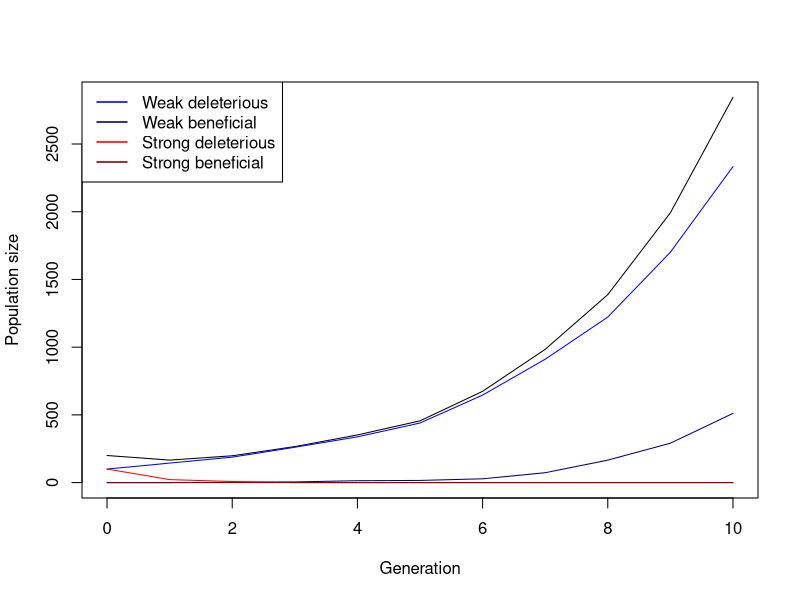

This figure's R source:
## ---- chunk 1
# Function for simulating one Generation in the Population
simulate_one_gen <- function(N_wd, N_wb, N_sd, N_sb, decay_rate_wm, decay_rate_sm, s_wm, s_sm, m_rate_wm, m_rate_sm) {
  
  # draw Offspring according to Poisson Distribution
  offsp_wd <- rpois(1, N_wd * (1-decay_rate_wm-s_wm))
  offsp_wb <- rpois(1, N_wb * (1-decay_rate_wm+s_wm))
  offsp_sd <- rpois(1, N_sd * (1-decay_rate_sm-s_sm))
  offsp_sb <- rpois(1, N_sb * (1-decay_rate_sm+s_sm))
  # draw changing Mutants according to Poisson Distribution
  mut_wd_to_wb <- rpois(1, offsp_wd * m_rate_wm)
  mut_sd_to_sb <- rpois(1, offsp_sd * m_rate_sm)
  mut_wb_to_wd <- rpois(1, offsp_wb * m_rate_wm)
  mut_sb_to_sd <- rpois(1, offsp_sb * m_rate_sm)
  
  # determine new Population Sizes of all four Mutants (2 versions of weak Mutations   and 2   versions of strong Mutations)
  N_wd_new <- max(offsp_wd - mut_wd_to_wb, 0)+(offsp_wd + mut_wb_to_wd)
  N_wb_new <- max(offsp_wb - mut_wb_to_wd, 0)+(offsp_wb + mut_wd_to_wb)
  N_sd_new <- max(offsp_sd - mut_sd_to_sb, 0)+(offsp_sd + mut_sb_to_sd)
  N_sb_new <- max(offsp_sb - mut_sb_to_sd, 0)+(offsp_sb + mut_sd_to_sb)
  
 return(c(N_wd_new, N_wb_new, N_sd_new, N_sb_new))
}
# Test the Function
print(simulate_one_gen(N_wd=50, N_wb=0, N_sd=50, N_sb=0, decay_rate_wm=0.1, decay_rate_sm=0.2, s_wm=0.2, s_sm=0.4, m_rate_wm=0.1, m_rate_sm=0.1))
## ---- chunk 2
# Simulation runs until the 100th Generation
max_gen=1000
simulate_pop <- function(init_wd, init_wb,  init_sd, init_sb, decay_rate_wm, decay_rate_sm, s_wm, s_sm, m_rate_wm, m_rate_sm, max_gen) {
  # Create the Vector in which to save the Results
  pop_vector <- c(init_wd,init_wb, init_sd, init_sb)
  # initiate the variables
  pop_new <- c(init_wd, init_wb, init_sd, init_sb)
  
  # run the Simulation until Generation max_gen
  for (i in 1:(max_gen + 1)) {
    # redefine the current Population one Generation later
    pop_new <- simulate_one_gen(pop_new[1],pop_new[2],pop_new[3],pop_new[4], decay_rate_wm, decay_rate_sm, s_wm, s_sm, m_rate_wm, m_rate_sm)
    # add the new Population Sizes to the Output Vector
    pop_vector <- rbind(pop_vector,pop_new)
    # Condition to stop the Simulation before max_gen: either the Population exceeds 1.5         Times the Original Population Size, or it goes extinct
    if ((sum(pop_new) >= 10 * sum(c(init_wd, init_wb, init_sd, init_sb))) || sum(pop_new) == 0)
      break

}
  
  # Define the Row and Column Names of the Output Vector
  rownames(pop_vector) <- (0:max_gen)[1:length(pop_vector[,1])] # Note that the Vector has to be cut if the Simulation stopped early
  colnames(pop_vector) <- c("wd","wb", "sd", "sb")
  # return the Result
  return(pop_vector)	
}


# Test the Function and plot the Result
# set max_gen to a Value to be used througout
max_gen <- 1000
# create your Simulation Data
output <- simulate_pop(init_wd=100, init_wb=0,  init_sd=100, init_sb=0, decay_rate_wm=0.2, decay_rate_sm=0.4, s_wm=0.1, s_sm=0.4, m_rate_wm=0.01, m_rate_sm=0.1,max_gen)
# show the last few Lines of the Data Table
print(tail(output))
# plot the Output - note that the Plot Range and the x Axis have to be adjusted based on the Length of the Table
# determine x axis Range 
x_range <- 0:(length(output[,1])-1)
# this plots the total Population Size
plot(x_range,output[,1]+output[,2]+output[ ,3]+output[ ,4],type='l',ylim=c(0,max(output[,1]+output[,2]+output[ ,3]+output[ ,4])),xlab =  "Generation",ylab = "Population size")
# add Number of wd Individuals
lines(x_range,output[,1], col="blue")
# add Number of wb Individuals
lines(x_range,output[,2], col="navyblue")
# add Number of sd Individuals
lines(x_range,output[,3], col="red")
# add Number of sb Individuals
lines(x_range,output[,4], col="darkred")
# add Legend
legend("topleft",
       legend=c("Weak deleterious","Weak beneficial","Strong deleterious","Strong beneficial"),
       col=c("blue","navyblue","red","darkred"), lty=1, lwd=1.5)
## ---- chunk 3
# set some Parameters to fixed Values
init_wd <- 50
init_wb <- 0
init_sd <- 50
init_sb <- 0
m_rate_wm <- 0.001
m_rate_sm <- 0.001
decay_rate_wm <- 0.1
decay_rate_sm <- 0.3
s_wm <- 0.2
s_sm <- 0.4
max_gen <- 1000
# determine how often to run the Simulation for each set of Parameters
no_replicates <- 100

# set Parameters to vary
s_values_wm <- c(0.2,0.3,0.4)
s_values_sm <- c(0.4,0.5,0.6)
m_values_wm <- c(0.01,0.05,0.1)
m_values_sm <- c(0.05,0.1,0.15)


# initialize data table - where to collect the results
data_table <- c()
# run the simulation across all chosen parameters
# loop over mutation rates and selection strength
for(mval_wm in m_values_wm){
  for(mval_sm in m_values_sm){
    # loop over selection coefficients
    for(sval_wm in s_values_wm){
      for(sval_sm in s_values_sm){
        # different way of running many simulations: make replicates using "repeat" function with a        counter i
        # reset counter
        i<-1
        repeat {
          # increase counter by one
          i<-i+1
          # run the simulation once
          one_run <- simulate_pop(init_wd, init_wb, init_sd, init_sb,
                                  decay_rate_wm, decay_rate_sm,
                                  sval_wm, sval_sm, mval_wm, mval_sm, max_gen)
          # determine total population sizes
          total_size <- one_run[,1]+one_run[,2]+one_run[,3]+one_run[,4]
          # determine minimum population size
          N_end_wd <- one_run[nrow(one_run), "wd"]
          N_end_wb <- one_run[nrow(one_run), "wb"]
          N_end_sd <- one_run[nrow(one_run), "sd"]
          N_end_sb <- one_run[nrow(one_run), "sb"]
          
          total_end <- N_end_wd + N_end_wb + N_end_sd + N_end_sb
          # determine (first) generation at which this population size occurred
          freq_wd <- ifelse(total_end > 0, N_end_wd / total_end, 0)
          freq_wb <- ifelse(total_end > 0, N_end_wb / total_end, 0)
          freq_sd <- ifelse(total_end > 0, N_end_sd / total_end, 0)
          freq_sb <- ifelse(total_end > 0, N_end_sb / total_end, 0)
          # enter the data into the table
          data_table <- rbind(data_table,c(mval_wm,mval_sm,sval_wm,sval_sm,N_end_wd,        N_end_wb, N_end_sd, N_end_sb,freq_wd, freq_wb, freq_sd,freq_sb)) # note that we add the                varying parameters (mutation rate and selection strength for each version of weak            and strong mutation) to the table too
          # stop the repeated computation after no_replicates times
          if(i>no_replicates) break
        }
      }
    }
  }
}
# define column names of data table
colnames(data_table) <- c("m_rate_wm","m_rate_sm","s_wm","s_sm","N_end_wd", "N_end_wb", "N_end_sd", "N_end_sb","fred_wd", "freq_wb", "freq_sd","freq_sb")
# show the first lines of the output
print(head(data_table))
print(tail(data_table))
